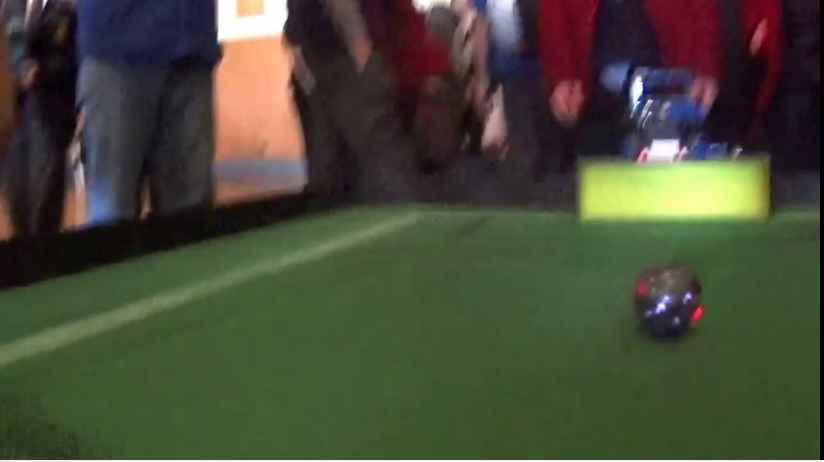
#> input picture callibyellow.png, 1648 x 923 px, given in place of the camera (shown at 1/2 size)
$ python calibration_old.py   (older library calls are emulated)
#> lines starting #> are read from the running program, lines starting #| are printed output that depends on the picture
import cv2
import numpy as np
import os
import time

from imutils.video import WebcamVideoStream
import imutils

goalCalibration = False

mins = [0,0,0]
maxs = [0,0,0]

cv2.namedWindow('image', cv2.WINDOW_NORMAL)

def trackbarCallback(value):
	pass

cv2.createTrackbar('Hmin', 'image', 0, 255, trackbarCallback)
cv2.createTrackbar('Smin', 'image', 0, 255, trackbarCallback)
cv2.createTrackbar('Vmin', 'image', 0, 255, trackbarCallback)

cv2.createTrackbar('Hmax', 'image', 0, 255, trackbarCallback)
cv2.createTrackbar('Smax', 'image', 0, 255, trackbarCallback)
cv2.createTrackbar('Vmax', 'image', 0, 255, trackbarCallback)

cv2.createTrackbar('gamma', 'image', 0, 350, trackbarCallback)

cv2.setTrackbarPos('Hmin', 'image', 0)
cv2.setTrackbarPos('Hmax', 'image', 255)
cv2.setTrackbarPos('Smin', 'image', 0)
cv2.setTrackbarPos('Smax', 'image', 255)
cv2.setTrackbarPos('Vmin', 'image', 0)
cv2.setTrackbarPos('Vmax', 'image', 255)

vs = WebcamVideoStream(src=1).start()

while True:

	def processFrame(frame):
		frame = imutils.resize(frame, 320)
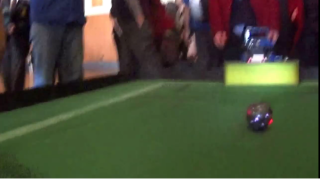
#> frame: shape (179, 320, 3); mean B, G, R 54.9, 73.6, 70.7
		frame = cv2.GaussianBlur(frame,(9,9),0)
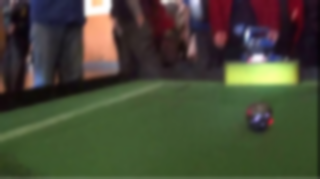
#> frame: shape (179, 320, 3); mean B, G, R 54.7, 73.4, 70.5
		frame = cv2.medianBlur(frame,9)
		hsv = cv2.cvtColor(frame, cv2.COLOR_BGR2HSV)
#> hsv: shape (179, 320, 3); mean H, S, V 77.8, 102.7, 84.1
		return frame, hsv

	frame, hsv = processFrame(vs.read())

	cv2.imshow("hsv", hsv)
	cv2.imshow("rgb", frame)
	if cv2.waitKey(1) & 0xFF == ord('q'):
#> (key q is pressed here)
		break

	hsv = cv2.resize(frame, (320, 240))
	hsv = cv2.cvtColor(hsv, cv2.COLOR_BGR2HSV)
	hsv = cv2.GaussianBlur(hsv, (5, 5), 5)

	hmin = cv2.getTrackbarPos('Hmin', 'image')
	smin = cv2.getTrackbarPos('Smin', 'image')
	vmin = cv2.getTrackbarPos('Vmin', 'image')

	hmax = cv2.getTrackbarPos('Hmax', 'image')
	smax = cv2.getTrackbarPos('Smax', 'image')
	vmax = cv2.getTrackbarPos('Vmax', 'image')

	lower = (hmin,smin,vmin)
	upper = (hmax,smax,vmax)

	mask = cv2.inRange(hsv, lower, upper)
	cv2.imshow('image', mask)

	key = cv2.waitKey(1)
	if key == 27:
		break
	elif key == 115:
		hmin = cv2.getTrackbarPos('Hmin', 'image')
		smin = cv2.getTrackbarPos('Smin', 'image')
		vmin = cv2.getTrackbarPos('Vmin', 'image')

		hmax = cv2.getTrackbarPos('Hmax', 'image')
		smax = cv2.getTrackbarPos('Smax', 'image')
		vmax = cv2.getTrackbarPos('Vmax', 'image')

		settingsFileRead = open(os.path.dirname(os.path.abspath(__file__)) + "/../calibrationSettings.py")
		lines = []

		for line in settingsFileRead:
			key = line.split(" = ")[0]

			if goalCalibration:
				if key == "goalLower":
					line = key + " = (" + str(hmin) + ", " + str(smin) + ", " + str(vmin) + ")\n"
				elif key == "goalUpper":
					line = key + " = (" + str(hmax) + ", " + str(smax) + ", " + str(vmax) + ")\n"
				elif key == "goalWidthHeightRatio":
					mask = cv2.inRange(hsv, (hmin, smin, vmin), (hmax, smax, vmax))
					image, contours, hierarchy = cv2.findContours(mask, cv2.RETR_EXTERNAL, cv2.CHAIN_APPROX_SIMPLE)
					c = max(contours, key=cv2.contourArea)
					perimeter = cv2.arcLength(c, True)
					approx = cv2.approxPolyDP(c, 0.04 * perimeter, True)
					(x, y, w, h) = cv2.boundingRect(approx)
					line = key + " = " + str(round(w / h, 2)) + "\n"
			else:
				if key == "ballLower":
					line = key + " = (" + str(hmin) + ", " + str(smin) + ", " + str(vmin) + ")\n"
				elif key == "ballUpper":
					line = key + " = (" + str(hmax) + ", " + str(smax) + ", " + str(vmax) + ")\n"

			lines.append(line)

		settingsFileRead.close()

		settingsFileWrite = open(os.path.dirname(os.path.abspath(__file__)) + "/../calibrationSettings.py", "w")
		settingsFileWrite.writelines(lines)
		settingsFileWrite.close()

cv2.destroyAllWindows()
